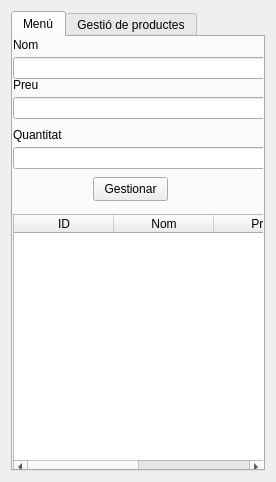
<?xml version="1.0" encoding="UTF-8"?>
<ui version="4.0">
 <class>Form</class>
 <widget class="QWidget" name="Form">
  <property name="geometry">
   <rect>
    <x>0</x>
    <y>0</y>
    <width>276</width>
    <height>482</height>
   </rect>
  </property>
  <layout class="QVBoxLayout" name="verticalLayout">
   <item>
    <widget class="QTabWidget" name="tabWidget">
     <property name="currentIndex">
      <number>0</number>
     </property>
     <widget class="QWidget" name="tab_5">
      <attribute name="title">
       <string>Menú</string>
      </attribute>
      <widget class="QLabel" name="labelQuantitat">
       <property name="geometry">
        <rect>
         <x>0</x>
         <y>90</y>
         <width>256</width>
         <height>16</height>
        </rect>
       </property>
       <property name="text">
        <string>Quantitat</string>
       </property>
      </widget>
      <widget class="QTableWidget" name="tableWidget">
       <property name="geometry">
        <rect>
         <x>0</x>
         <y>177</y>
         <width>251</width>
         <height>261</height>
        </rect>
       </property>
       <property name="columnCount">
        <number>4</number>
       </property>
       <column>
        <property name="text">
         <string>ID</string>
        </property>
       </column>
       <column>
        <property name="text">
         <string>Nom</string>
        </property>
       </column>
       <column>
        <property name="text">
         <string>Preu</string>
        </property>
       </column>
       <column>
        <property name="text">
         <string>Quantitat</string>
        </property>
       </column>
      </widget>
      <widget class="QLineEdit" name="txtPreu">
       <property name="geometry">
        <rect>
         <x>0</x>
         <y>60</y>
         <width>256</width>
         <height>22</height>
        </rect>
       </property>
      </widget>
      <widget class="QLabel" name="labelPreu">
       <property name="geometry">
        <rect>
         <x>0</x>
         <y>40</y>
         <width>256</width>
         <height>16</height>
        </rect>
       </property>
       <property name="text">
        <string>Preu</string>
       </property>
      </widget>
      <widget class="QLineEdit" name="txtNom">
       <property name="geometry">
        <rect>
         <x>0</x>
         <y>20</y>
         <width>256</width>
         <height>22</height>
        </rect>
       </property>
      </widget>
      <widget class="QLabel" name="labelNom">
       <property name="geometry">
        <rect>
         <x>0</x>
         <y>0</y>
         <width>256</width>
         <height>16</height>
        </rect>
       </property>
       <property name="text">
        <string>Nom</string>
       </property>
      </widget>
      <widget class="QLineEdit" name="txtQuantitat">
       <property name="geometry">
        <rect>
         <x>0</x>
         <y>110</y>
         <width>256</width>
         <height>22</height>
        </rect>
       </property>
      </widget>
      <widget class="QPushButton" name="pushButton">
       <property name="geometry">
        <rect>
         <x>80</x>
         <y>140</y>
         <width>75</width>
         <height>24</height>
        </rect>
       </property>
       <property name="text">
        <string>Gestionar</string>
       </property>
       <property name="iconSize">
        <size>
         <width>16</width>
         <height>16</height>
        </size>
       </property>
       <property name="checkable">
        <bool>false</bool>
       </property>
      </widget>
     </widget>
     <widget class="QWidget" name="tab_7">
      <property name="maximumSize">
       <size>
        <width>252</width>
        <height>16777215</height>
       </size>
      </property>
      <attribute name="title">
       <string>Gestió de productes</string>
      </attribute>
      <widget class="QWidget" name="verticalLayoutWidget">
       <property name="geometry">
        <rect>
         <x>20</x>
         <y>40</y>
         <width>221</width>
         <height>361</height>
        </rect>
       </property>
       <layout class="QVBoxLayout" name="verticalLayout_2">
        <item>
         <widget class="QPushButton" name="btnAfegir_2">
          <property name="text">
           <string>Afegir</string>
          </property>
         </widget>
        </item>
        <item>
         <widget class="QPushButton" name="btnModificar_2">
          <property name="text">
           <string>Modificar</string>
          </property>
         </widget>
        </item>
        <item>
         <widget class="QPushButton" name="btnEliminar_2">
          <property name="text">
           <string>Eliminar</string>
          </property>
         </widget>
        </item>
       </layout>
      </widget>
     </widget>
    </widget>
   </item>
  </layout>
 </widget>
 <resources/>
 <connections/>
</ui>
